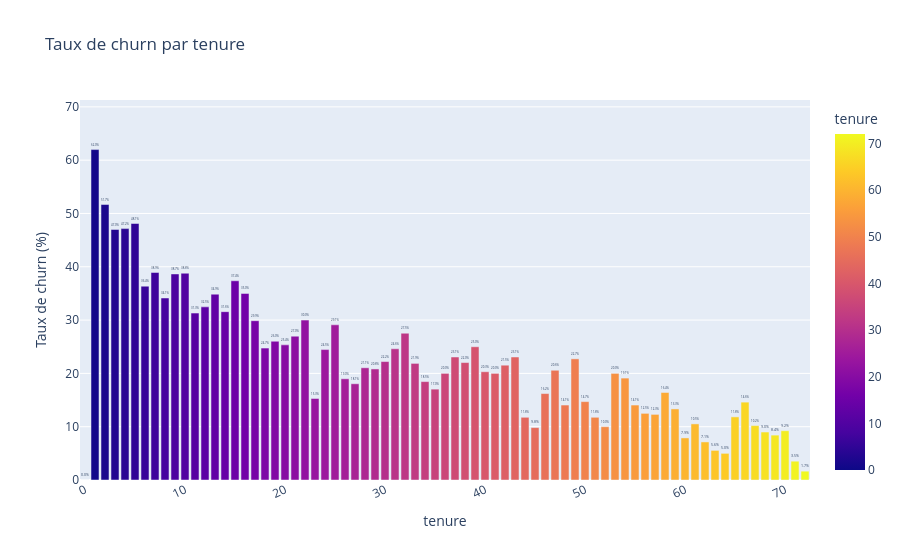
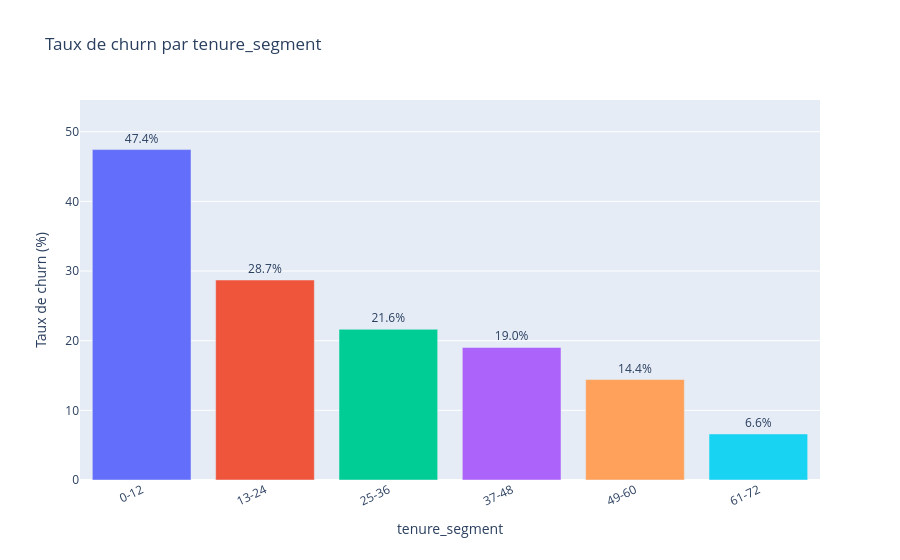
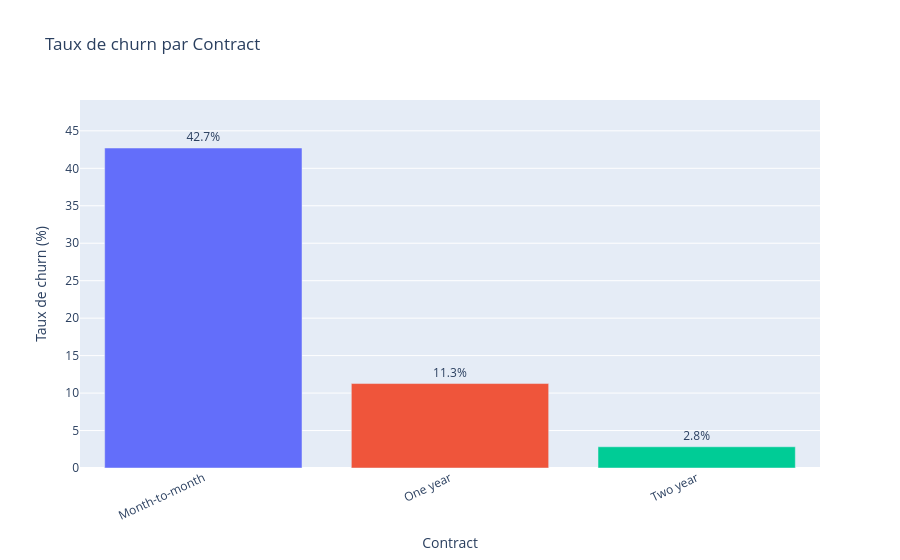
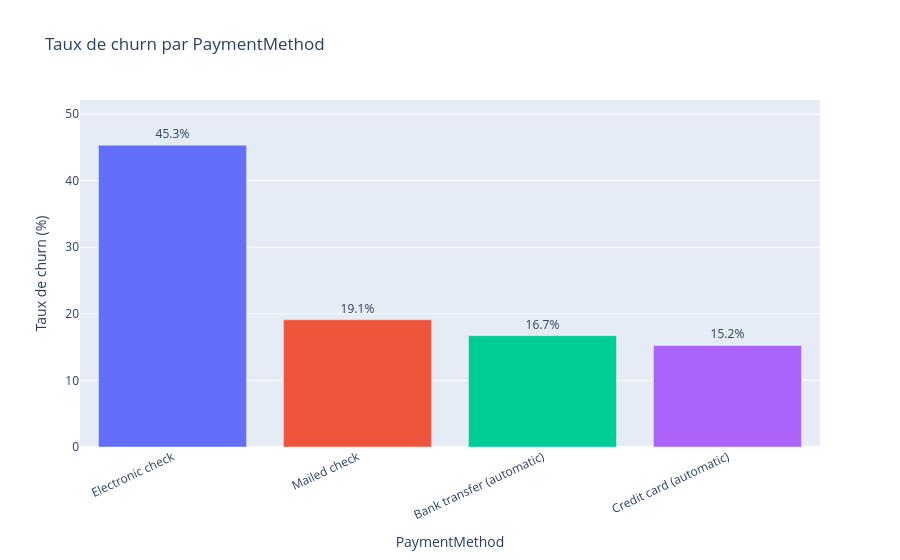

The cell these charts' notebook holds for them, in order:
### Markdown cell above
Definition du protocole d'evalutaion

Split : train / validation / test (stratifié  Churn)
Métriques : ROC-AUC, Precision, Recall, F1-score
Déséquilibre : prise en compte via l’analyse de ces métriques (notamment Recall/F1 sur churn)

### Code cell
def plot_churn_rate_bar(data, segment_col, title=None):
    """
    Calcule et affiche le taux de churn par segment sous forme de bar chart Plotly.

    La fonction s'appuie sur la colonne `Churn_num` (0 = non churn, 1 = churn),
    agrège par `segment_col`, convertit la moyenne en pourcentage, imprime le
    tableau résultant, puis affiche un graphique en barres trié du taux le plus
    élevé au plus faible.

    Parameters
    ----------
    data : pandas.DataFrame
        DataFrame contenant au minimum les colonnes `Churn_num` et `segment_col`.
    segment_col : str
        Colonne de segmentation utilisée pour le groupement
        (ex. `Contract`, `PaymentMethod`, `tenure_segment`).
    title : str, optional
        Titre personnalisé du graphique. Si `None`, un titre par défaut est utilisé.

    Returns
    -------
    None
        La fonction affiche le tableau agrégé dans la console et le graphique Plotly.
    """
    
    
    
    
    tmp = (
        data.groupby(segment_col, dropna=False)["Churn_num"]
            .mean()
            .mul(100)
            .reset_index(name="churn_rate")
            .sort_values("churn_rate", ascending=False)
    )

    print(f"\n--- {segment_col} ---")
    print(tmp)

    fig = px.bar(
        tmp,
        x=segment_col,
        y="churn_rate",
        color=segment_col,  # une couleur différente par barre
        text=tmp["churn_rate"].round(1).astype(str) + "%",
        labels={segment_col: segment_col, "churn_rate": "Taux de churn (%)"},
        title=title or f"Taux de churn par {segment_col}"
    )

    fig.update_traces(textposition="outside")
    fig.update_layout(
        showlegend=False,
        xaxis_tickangle=-25,
        yaxis_range=[0, max(5, tmp["churn_rate"].max() * 1.15)]
    )
    fig.show()


# Churn yes/no -> 0/1
df["Churn_num"] = (df["Churn"]
                    .astype(str).str.strip().str.lower()
                    .map({"yes": 1, "no": 0,"1": 1, "0": 0,"true": 1, "false": 0
                    })
                    )



# Segment tenure
bins = [0, 12, 24, 36, 48, 60, 72]
labels = ["0-12", "13-24", "25-36", "37-48", "49-60", "61-72"]
df["tenure_segment"] = pd.cut(df["tenure"], bins=bins, labels=labels, include_lowest=True)

# Génération de tous les graphes
segments = [
    "tenure",
    "tenure_segment",
    "Contract",
    "PaymentMethod",
    "PhoneService",
    "OnlineSecurity",
    "MultipleLines",
    "MonthlyCharges",
    "TotalCharges"
]

for col in segments:
    if col in df.columns:
        plot_churn_rate_bar(df, col, f"Taux de churn par {col}")
    else:
        print(f"Colonne absente: {col}")

### Figure 1 — Plotly figure (JSON) as saved in the notebook; plotly's stock layout.template omitted (floating-point values rounded to 4 significant figures)
{"data": [{"hovertemplate": "tenure=%{marker.color}<br>Taux de churn (%)=%{y}<br>text=%{text}<extra></extra>", "legendgroup": "", "marker": {"color": [1, 2, 5, 4, 3, 7, 10, 9, 15, 6, 16, 13, 8, 12, 14, 11, 22, 17, 25, 32, 21, 19, 20, 39, 18, 31, 24, 43, 37, 49, 30, 38, 33, 42, 28, 29, 47, 40, 41, 36, 53, 54, 26, 34, 27, 35, 58, 46, 23, 50, 66, 48, 55, 59, 56, 57, 65, 44, 51, 61, 67, 52, 45, 70, 68, 69, 60, 62, 63, 64, 71, 72, 0], "coloraxis": "coloraxis", "pattern": {"shape": ""}}, "name": "", "orientation": "v", "showlegend": false, "text": ["62.0%", "51.7%", "48.1%", "47.2%", "47.0%", "38.9%", "38.8%", "38.7%", "37.4%", "36.4%", "35.0%", "34.9%", "34.1%", "32.5%", "31.6%", "31.3%", "30.0%", "29.9%", "29.1%", "27.5%", "27.0%", "26.0%", "25.4%", "25.0%", "24.7%", "24.6%", "24.5%", "23.1%", "23.1%", "22.7%", "22.2%", "22.0%", "21.9%", "21.5%", "21.1%", "20.8%", "20.6%", "20.3%", "20.0%", "20.0%", "20.0%", "19.1%", "19.0%", "18.5%", "18.1%", "17.0%", "16.4%", "16.2%", "15.3%", "14.7%", "14.6%", "14.1%", "14.1%", "13.3%", "12.5%", "12.3%", "11.8%", "11.8%", "11.8%", "10.5%", "10.2%", "10.0%", "9.8%", "9.2%", "9.0%", "8.4%", "7.9%", "7.1%", "5.6%", "5.0%", "3.5%", "1.7%", "0.0%"], "textposition": "outside", "type": "bar", "x": [1, 2, 5, 4, 3, 7, 10, 9, 15, 6, 16, 13, 8, 12, 14, 11, 22, 17, 25, 32, 21, 19, 20, 39, 18, 31, 24, 43, 37, 49, 30, 38, 33, 42, 28, 29, 47, 40, 41, 36, 53, 54, 26, 34, 27, 35, 58, 46, 23, 50, 66, 48, 55, 59, 56, 57, 65, 44, 51, 61, 67, 52, 45, 70, 68, 69, 60, 62, 63, 64, 71, 72, 0], "xaxis": "x", "y": [61.99, 51.68, 48.12, 47.16, 47.0, 38.93, 38.79, 38.66, 37.37, 36.36, 35.0, 34.86, 34.15, 32.48, 31.58, 31.31, 30.0, 29.89, 29.11, 27.54, 26.98, 26.03, 25.35, 25.0, 24.74, 24.62, 24.47, 23.08, 23.08, 22.73, 22.22, 22.03, 21.88, 21.54, 21.05, 20.83, 20.59, 20.31, 20.0, 20.0, 20.0, 19.12, 18.99, 18.46, 18.06, 17.05, 16.42, 16.22, 15.29, 14.71, 14.61, 14.06, 14.06, 13.33, 12.5, 12.31, 11.84, 11.76, 11.76, 10.53, 10.2, 10.0, 9.836, 9.244, 9.0, 8.421, 7.895, 7.143, 5.556, 5.0, 3.529, 1.657, 0.0], "yaxis": "y"}], "layout": {"barmode": "relative", "coloraxis": {"colorbar": {"title": {"text": "tenure"}}, "colorscale": [[0, "#0d0887"], [0.1111, "#46039f"], [0.2222, "#7201a8"], [0.3333, "#9c179e"], [0.4444, "#bd3786"], [0.5556, "#d8576b"], [0.6667, "#ed7953"], [0.7778, "#fb9f3a"], [0.8889, "#fdca26"], [1, "#f0f921"]]}, "legend": {"tracegroupgap": 0}, "showlegend": false, "title": {"text": "Taux de churn par tenure"}, "xaxis": {"anchor": "y", "domain": [0, 1], "tickangle": -25, "title": {"text": "tenure"}}, "yaxis": {"anchor": "x", "domain": [0, 1], "range": [0, 71.29], "title": {"text": "Taux de churn (%)"}}}}

### Figure 2 — Plotly figure (JSON) as saved in the notebook; plotly's stock layout.template omitted (floating-point values rounded to 4 significant figures)
{"data": [{"hovertemplate": "tenure_segment=%{x}<br>Taux de churn (%)=%{y}<br>text=%{text}<extra></extra>", "legendgroup": "0-12", "marker": {"color": "#636efa", "pattern": {"shape": ""}}, "name": "0-12", "orientation": "v", "showlegend": true, "text": ["47.4%"], "textposition": "outside", "type": "bar", "x": ["0-12"], "xaxis": "x", "y": [47.44], "yaxis": "y"}, {"hovertemplate": "tenure_segment=%{x}<br>Taux de churn (%)=%{y}<br>text=%{text}<extra></extra>", "legendgroup": "13-24", "marker": {"color": "#EF553B", "pattern": {"shape": ""}}, "name": "13-24", "orientation": "v", "showlegend": true, "text": ["28.7%"], "textposition": "outside", "type": "bar", "x": ["13-24"], "xaxis": "x", "y": [28.71], "yaxis": "y"}, {"hovertemplate": "tenure_segment=%{x}<br>Taux de churn (%)=%{y}<br>text=%{text}<extra></extra>", "legendgroup": "25-36", "marker": {"color": "#00cc96", "pattern": {"shape": ""}}, "name": "25-36", "orientation": "v", "showlegend": true, "text": ["21.6%"], "textposition": "outside", "type": "bar", "x": ["25-36"], "xaxis": "x", "y": [21.63], "yaxis": "y"}, {"hovertemplate": "tenure_segment=%{x}<br>Taux de churn (%)=%{y}<br>text=%{text}<extra></extra>", "legendgroup": "37-48", "marker": {"color": "#ab63fa", "pattern": {"shape": ""}}, "name": "37-48", "orientation": "v", "showlegend": true, "text": ["19.0%"], "textposition": "outside", "type": "bar", "x": ["37-48"], "xaxis": "x", "y": [19.03], "yaxis": "y"}, {"hovertemplate": "tenure_segment=%{x}<br>Taux de churn (%)=%{y}<br>text=%{text}<extra></extra>", "legendgroup": "49-60", "marker": {"color": "#FFA15A", "pattern": {"shape": ""}}, "name": "49-60", "orientation": "v", "showlegend": true, "text": ["14.4%"], "textposition": "outside", "type": "bar", "x": ["49-60"], "xaxis": "x", "y": [14.42], "yaxis": "y"}, {"hovertemplate": "tenure_segment=%{x}<br>Taux de churn (%)=%{y}<br>text=%{text}<extra></extra>", "legendgroup": "61-72", "marker": {"color": "#19d3f3", "pattern": {"shape": ""}}, "name": "61-72", "orientation": "v", "showlegend": true, "text": ["6.6%"], "textposition": "outside", "type": "bar", "x": ["61-72"], "xaxis": "x", "y": [6.61], "yaxis": "y"}], "layout": {"barmode": "relative", "legend": {"title": {"text": "tenure_segment"}, "tracegroupgap": 0}, "showlegend": false, "title": {"text": "Taux de churn par tenure_segment"}, "xaxis": {"anchor": "y", "categoryarray": ["0-12", "13-24", "25-36", "37-48", "49-60", "61-72"], "categoryorder": "array", "domain": [0, 1], "tickangle": -25, "title": {"text": "tenure_segment"}}, "yaxis": {"anchor": "x", "domain": [0, 1], "range": [0, 54.55], "title": {"text": "Taux de churn (%)"}}}}

### Figure 3 — Plotly figure (JSON) as saved in the notebook; plotly's stock layout.template omitted (floating-point values rounded to 4 significant figures)
{"data": [{"hovertemplate": "Contract=%{x}<br>Taux de churn (%)=%{y}<br>text=%{text}<extra></extra>", "legendgroup": "Month-to-month", "marker": {"color": "#636efa", "pattern": {"shape": ""}}, "name": "Month-to-month", "orientation": "v", "showlegend": true, "text": ["42.7%"], "textposition": "outside", "type": "bar", "x": ["Month-to-month"], "xaxis": "x", "y": [42.71], "yaxis": "y"}, {"hovertemplate": "Contract=%{x}<br>Taux de churn (%)=%{y}<br>text=%{text}<extra></extra>", "legendgroup": "One year", "marker": {"color": "#EF553B", "pattern": {"shape": ""}}, "name": "One year", "orientation": "v", "showlegend": true, "text": ["11.3%"], "textposition": "outside", "type": "bar", "x": ["One year"], "xaxis": "x", "y": [11.27], "yaxis": "y"}, {"hovertemplate": "Contract=%{x}<br>Taux de churn (%)=%{y}<br>text=%{text}<extra></extra>", "legendgroup": "Two year", "marker": {"color": "#00cc96", "pattern": {"shape": ""}}, "name": "Two year", "orientation": "v", "showlegend": true, "text": ["2.8%"], "textposition": "outside", "type": "bar", "x": ["Two year"], "xaxis": "x", "y": [2.832], "yaxis": "y"}], "layout": {"barmode": "relative", "legend": {"title": {"text": "Contract"}, "tracegroupgap": 0}, "showlegend": false, "title": {"text": "Taux de churn par Contract"}, "xaxis": {"anchor": "y", "categoryarray": ["Month-to-month", "One year", "Two year"], "categoryorder": "array", "domain": [0, 1], "tickangle": -25, "title": {"text": "Contract"}}, "yaxis": {"anchor": "x", "domain": [0, 1], "range": [0, 49.12], "title": {"text": "Taux de churn (%)"}}}}

### Figure 4 — Plotly figure (JSON) as saved in the notebook; plotly's stock layout.template omitted (floating-point values rounded to 4 significant figures)
{"data": [{"hovertemplate": "PaymentMethod=%{x}<br>Taux de churn (%)=%{y}<br>text=%{text}<extra></extra>", "legendgroup": "Electronic check", "marker": {"color": "#636efa", "pattern": {"shape": ""}}, "name": "Electronic check", "orientation": "v", "showlegend": true, "text": ["45.3%"], "textposition": "outside", "type": "bar", "x": ["Electronic check"], "xaxis": "x", "y": [45.29], "yaxis": "y"}, {"hovertemplate": "PaymentMethod=%{x}<br>Taux de churn (%)=%{y}<br>text=%{text}<extra></extra>", "legendgroup": "Mailed check", "marker": {"color": "#EF553B", "pattern": {"shape": ""}}, "name": "Mailed check", "orientation": "v", "showlegend": true, "text": ["19.1%"], "textposition": "outside", "type": "bar", "x": ["Mailed check"], "xaxis": "x", "y": [19.11], "yaxis": "y"}, {"hovertemplate": "PaymentMethod=%{x}<br>Taux de churn (%)=%{y}<br>text=%{text}<extra></extra>", "legendgroup": "Bank transfer (automatic)", "marker": {"color": "#00cc96", "pattern": {"shape": ""}}, "name": "Bank transfer (automatic)", "orientation": "v", "showlegend": true, "text": ["16.7%"], "textposition": "outside", "type": "bar", "x": ["Bank transfer (automatic)"], "xaxis": "x", "y": [16.71], "yaxis": "y"}, {"hovertemplate": "PaymentMethod=%{x}<br>Taux de churn (%)=%{y}<br>text=%{text}<extra></extra>", "legendgroup": "Credit card (automatic)", "marker": {"color": "#ab63fa", "pattern": {"shape": ""}}, "name": "Credit card (automatic)", "orientation": "v", "showlegend": true, "text": ["15.2%"], "textposition": "outside", "type": "bar", "x": ["Credit card (automatic)"], "xaxis": "x", "y": [15.24], "yaxis": "y"}], "layout": {"barmode": "relative", "legend": {"title": {"text": "PaymentMethod"}, "tracegroupgap": 0}, "showlegend": false, "title": {"text": "Taux de churn par PaymentMethod"}, "xaxis": {"anchor": "y", "categoryarray": ["Electronic check", "Mailed check", "Bank transfer (automatic)", "Credit card (automatic)"], "categoryorder": "array", "domain": [0, 1], "tickangle": -25, "title": {"text": "PaymentMethod"}}, "yaxis": {"anchor": "x", "domain": [0, 1], "range": [0, 52.08], "title": {"text": "Taux de churn (%)"}}}}
